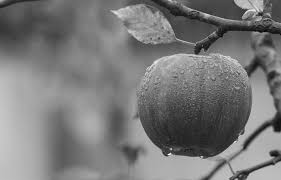
#> input picture 2016BEC070 VAIDEHI HATWAR/practical14/new.jpg, 281 x 180 px
$ python threshold.py
#> lines starting #> are read from the running program, lines starting #| are printed output that depends on the picture; after the words box and inside, x2 and y2 are one past the last pixel; in counts of white or black regions, pixels touching at a corner belong together
# -*- coding: utf-8 -*-
"""
Created on Thu Nov  7 09:55:39 2019

@author: DSPLAB_USER
"""


import cv2
import numpy as np
import matplotlib.pyplot as plt
img = cv2.imread('new.jpg',0)
#> img is the input picture: shape (180, 281); min 0, max 255, mean 121.3
# global thresholding
ret1,th1 = cv2.threshold(img,127,255,cv2.THRESH_BINARY)
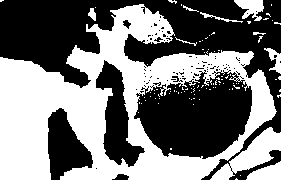
#> th1: shape (180, 281); 46.8% white; 98 white regions (88 under 20 px), largest, box (x1, y1, x2, y2) and area: (0, 4, 277, 180) 20812, (210, 127, 281, 180) 1386, (246, 161, 281, 180) 415
# adaptive thresholding
th3 = cv2.adaptiveThreshold(img,255,cv2.ADAPTIVE_THRESH_MEAN_C,\
            cv2.THRESH_BINARY,11,2)
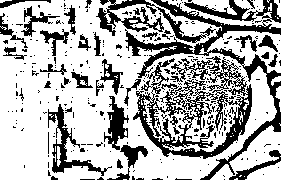
#> th3: shape (180, 281); 69.1% white; 301 black regions (262 under 20 px), largest, box (x1, y1, x2, y2) and area: (133, 56, 252, 159) 4047, (125, 0, 281, 180) 3996, (96, 0, 216, 43) 1277
ret2,th2 = cv2.threshold(img,0,255,cv2.THRESH_BINARY+cv2.THRESH_OTSU)
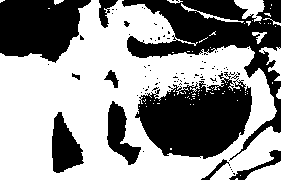
#> th2: shape (180, 281); 58.4% white; 89 black regions (78 under 20 px), largest, box (x1, y1, x2, y2) and area: (122, 0, 281, 161) 6907, (135, 72, 252, 159) 6554, (0, 0, 91, 63) 4274
#> ret2 = 115
images = [img, 0, th1,
          img, 0, th3,
          img, 0, th2]
titles = ['Original Noisy Image','Histogram','Global Thresholding (v=127)',
          'Original Noisy Image','Histogram',"Otsu's Thresholding",
          'Original Noisy Image','Histogram',"Adaptive thresholding"]
for i in range(3):
    plt.subplot(3,3,i*3+1),plt.imshow(# Otsu's thresholding
images[i*3],'gray')
    plt.title(titles[i*3]), plt.xticks([]), plt.yticks([])
    plt.subplot(3,3,i*3+2),plt.hist(images[i*3].ravel(),256)
    plt.title(titles[i*3+1]), plt.xticks([]), plt.yticks([])
    plt.subplot(3,3,i*3+3),plt.imshow(images[i*3+2],'gray')
    plt.title(titles[i*3+2]), plt.xticks([]), plt.yticks([])
plt.show()
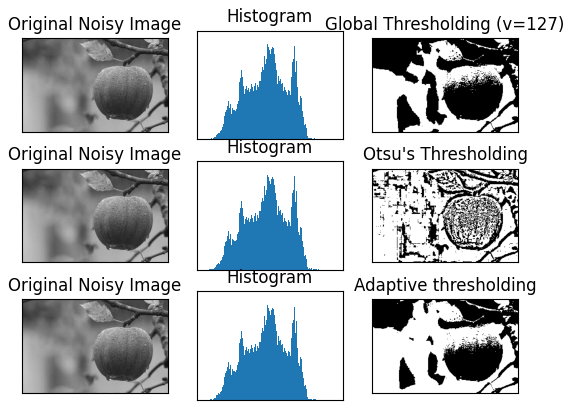
#> figure drawn by matplotlib, 9 panels
